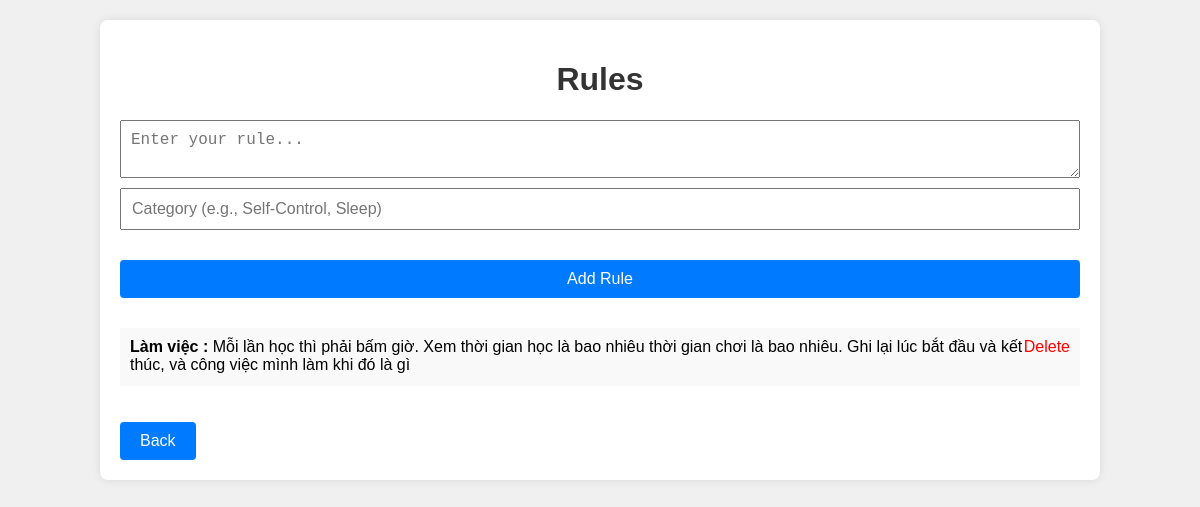
The app's page /rules with its own data.
### models.py (models this page shows)
class Rule(db.Model):
    id = db.Column(db.Integer, primary_key=True)
    content = db.Column(db.Text, nullable=False)
    category = db.Column(db.String(50), nullable=False)

### routes.py (the view, shortened to what this page needs)
@app.route('/rules', methods=['GET', 'POST'])
def rules():
    rules = Rule.query.all()
    return render_template('rules.html', rules=rules)

### templates/rules.html (shortened to what this page needs)
<!DOCTYPE html>
<html lang="en">
<head>
    <link rel="stylesheet" href="/static/style.css">
</head>
<body>
    <div class="container">
        <h1>Rules</h1>
        <form method="POST">
            <textarea name="content" placeholder="Enter your rule..." required></textarea>
            <input type="text" name="category" placeholder="Category (e.g., Self-Control, Sleep)" required>
            <button type="submit">Add Rule</button>
        </form>
        <ul>
            {% for rule in rules %}
                <li>
                    <div><strong>{{ rule.category }}:</strong> {{ rule.content }}</div>
                    <form id="delete-form-{{ rule.id }}" action="{{ url_for('delete_rule', id=rule.id) }}" method="POST" style="display:inline;">
                        <a href="#" onclick="confirmDelete(event, {{ rule.id }})">Delete</a>
                    </form>
                </li>
            {% endfor %}
        </ul>
        <button onclick="window.location.href='{{ url_for('index') }}'">Back</button>
    </div>
</body>
</html>

### static/style.css (style rules this page uses)
body { font-family: Arial, sans-serif; background-color: #f0f0f0; margin: 0; padding: 0; }
.container { width: 80%; margin: 0 auto; background: white; padding: 20px; box-shadow: 0 0 10px rgba(0, 0, 0, 0.1); border-radius: 8px; margin-top: 20px; }
h1 { text-align: center; color: #333; }
form { display: flex; flex-direction: column; margin-bottom: 20px; }
form input, form textarea, form button { margin-bottom: 10px; padding: 10px; font-size: 16px; }
form button { background-color: #007BFF; color: white; border: none; cursor: pointer; }
ul { list-style-type: none; padding: 0; }
ul li { padding: 10px; background: #f9f9f9; margin-bottom: 10px; display: flex; justify-content: space-between; align-items: flex-start; }
ul li div { flex: 1; word-wrap: break-word; }
ul li a { color: #FF0000; text-decoration: none; }
button { background-color: #007BFF; color: white; border: none; padding: 10px 20px; cursor: pointer; font-size: 16px; border-radius: 4px; margin-top: 20px; }

### records on screen
Rule: category "Làm việc", content "Mỗi lần học thì phải bấm giờ. Xem thời gian học là bao nhiêu thời gian chơi là bao nhiêu. Ghi lại lúc bắt đầu và kết thúc, và công việc mình làm khi đó là gì"
